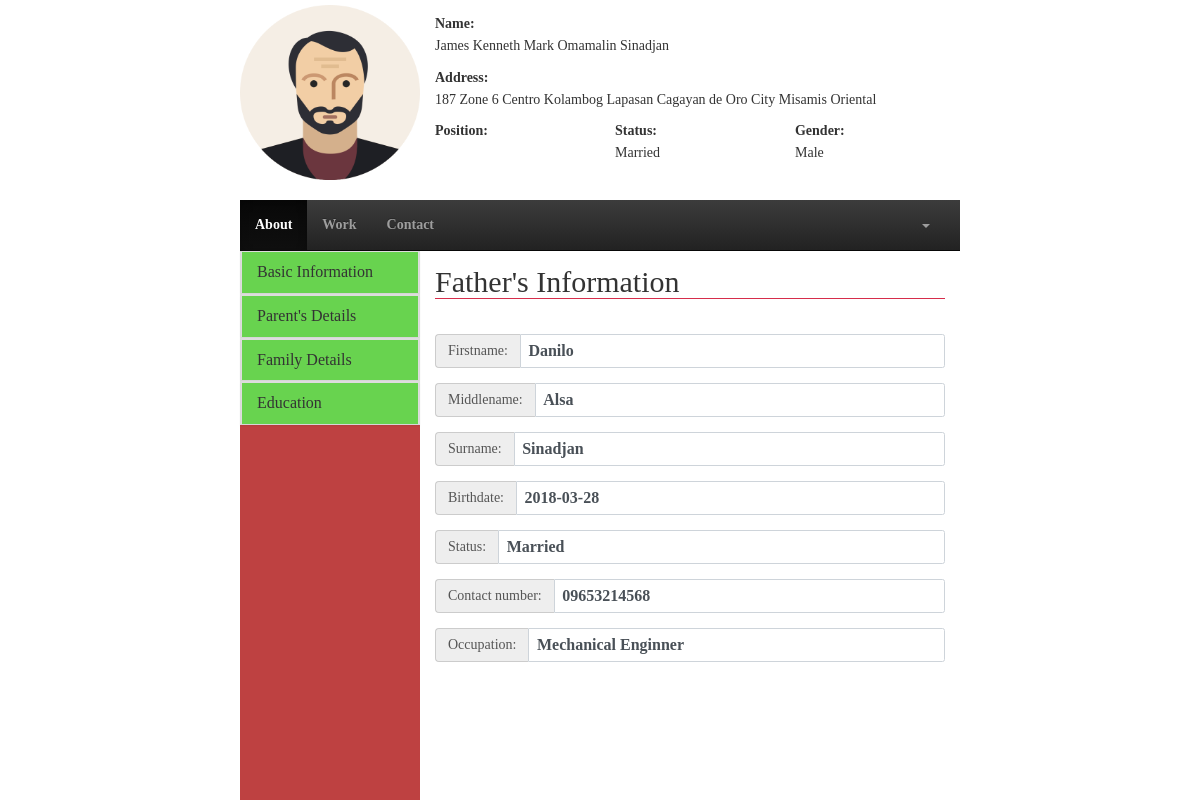
The page /user/about_father.php?id=6 (signed in) on the database as committed earlier.
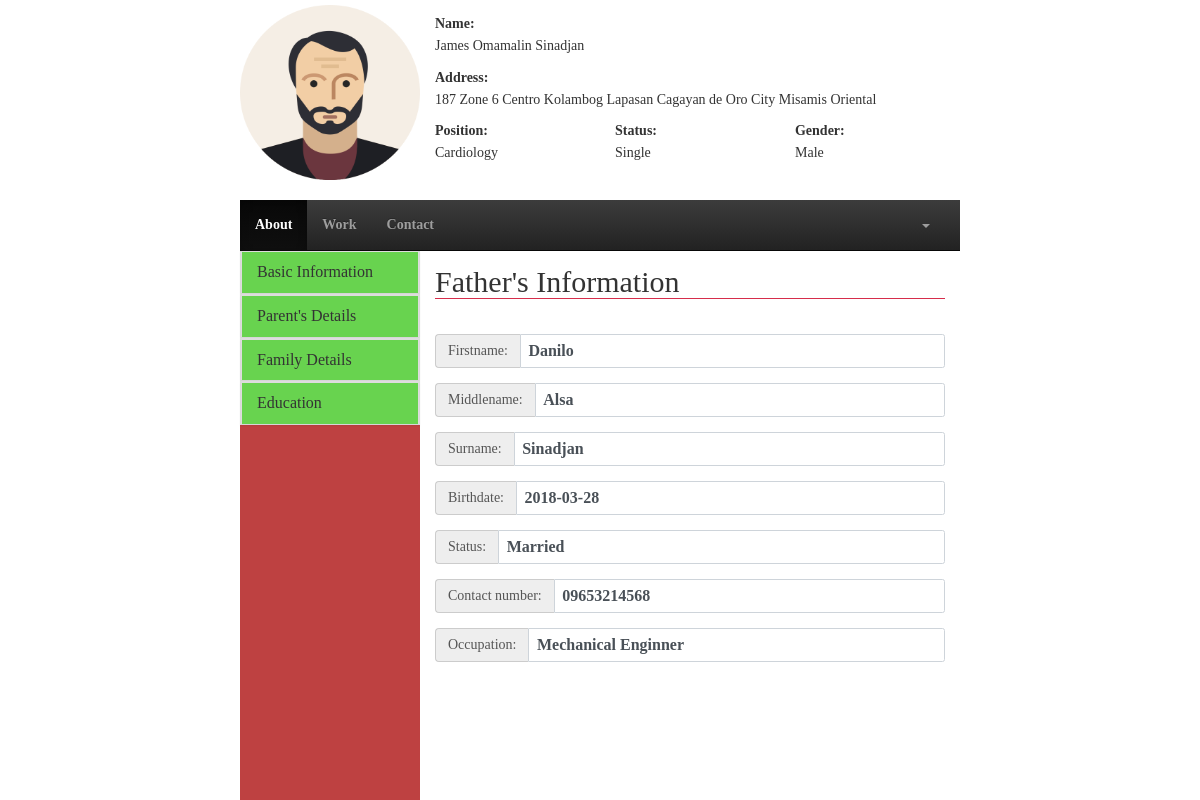
The same page on the database as committed later.
### tables this page shows
CREATE TABLE `current_address` (
  `staff_id` bigint(20) DEFAULT NULL,
  `addOne` varchar(50) DEFAULT NULL,
  `addTwo` varchar(50) DEFAULT NULL,
  `addTre` varchar(50) DEFAULT NULL,
  `state` varchar(50) NOT NULL,
  `city` varchar(50) NOT NULL,
  `country` varchar(50) NOT NULL,
  `postCode` int(11) NOT NULL
);

CREATE TABLE `staff` (
  `staff_id` bigint(20) NOT NULL,
  `fname` varchar(50) NOT NULL,
  `mname` varchar(50) DEFAULT NULL,
  `lname` varchar(50) NOT NULL,
  `birthdate` date NOT NULL,
  `cellnum` varchar(50) NOT NULL,
  `telnum` varchar(50) DEFAULT NULL,
  `email` varchar(50) NOT NULL,
  `status` varchar(50) NOT NULL,
  `gender` varchar(50) NOT NULL,
  `type` varchar(50) NOT NULL,
  `department` varchar(50) NOT NULL,
  `password` varchar(50) NOT NULL
);

### user/about_father.php (the view, shortened to what the changed rows need)
<!DOCTYPE html>
<html lang="en">
	<head>
		<link rel="stylesheet" href="css/bootstrap.css">
		<link rel="stylesheet" href="css/stylesheet.css">
		<link rel="stylesheet" href="css/bootstrap-theme.css">
	</head>
	<body>
		<div class="row-3">
			<div class="container-sides">
				<div class="col-12">
					<?php
						$space = " ";
						$id = $_GET['id'];
						include_once("action/session.php");
						$query = "SELECT staff.staff_id, staff.fname, staff.mname, staff.lname, staff.status, staff.gender, staff.type, staff.department, staff.password, current_address.staff_id, current_address.addOne, current_address.addTwo, current_address.addTre, current_address.state, current_address.city FROM staff INNER JOIN current_address ON staff.staff_id = current_address.staff_id WHERE staff.staff_id = '$id'";
						$result = mysqli_query($connect,$query);
						if(mysqli_num_rows($result) > 0){
							while($row = mysqli_fetch_assoc($result)):
					?>
								<form action="">
									<div class="col-3 text-center">
										<img src="img/avatar.png" alt="" style="width:180px;height: 180px;padding-top: 5px; ">
									</div>
									<div class="col-9">
										<div class="row-4">
											<div class="container">
												<label>Name:</label>
												<h5><?php echo $row['fname'].$space.$row['mname'].$space.$row['lname'] ?></h5>
											</div>
										</div>
										<div class="row-4">
											<div class="container">
												<label>Address:</label>
												<h5><?php echo $row['addOne'].$space.$row['addTwo'].$space.$row['addTre'].$space.$row['city'].$space.$row['state'] ?></h5>
											</div>
										</div>
										<div class="row-4">
											<div class="col-4 container">
												<label>Position:</label>
												<h5><?php echo $row['department'] ?></h5>
											</div>
											<div class="col-4 container">
												<label>Status:</label>
												<h5><?php echo $row['status'] ?></h5>
											</div>
											<div class="col-4 container">
												<label>Gender:</label>
												<h5><?php echo $row['gender'] ?></h5>
											</div>
										</div>
									</div>
								</form>
					<?php endwhile;} ?>
				</div>
			</div>
		</div>
		<div class="row-9">
			<div class="container-sides">
				<div class="col-12">
					<div class="row-11">
						<div class="col-9">
							<div class="row-12">
								<?php
									$id = $_GET['id'];
									include_once("action/session.php");
									$query = "SELECT * FROM family_details WHERE staff_id = '$id'";
									$result = mysqli_query($connect,$query);
									if(mysqli_num_rows($result) > 0){
										while($row = mysqli_fetch_assoc($result)):
								?>
									<form action="">
										<div class="container form-group">
											<legend><h2>Father's Information</h2></legend>
										</div>
									</form>
								<?php endwhile;} ?>
							</div>
						</div>
					</div>
				</div>
			</div>
		</div>
	</body>
</html>

Rows that differ between the two databases and show on the page:
changed through a linked row, current_address "187 Zone 6": staff_id.fname "James Kenneth Mark" → "James"; staff_id.department (not shown) → "Cardiology"; staff_id.status "Married" → "Single"
